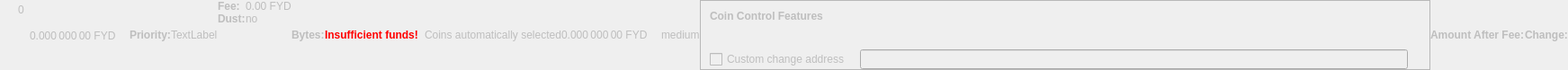
    <widget class="QWidget" name="dummyHideWidget" native="true">
     <property name="enabled">
      <bool>false</bool>
     </property>
     <property name="maximumSize">
      <size>
       <width>100</width>
       <height>22</height>
      </size>
     </property>
     <layout class="QHBoxLayout" name="dummyHideLayout">
      <property name="spacing">
       <number>0</number>
      </property>
      <property name="leftMargin">
       <number>0</number>
      </property>
      <property name="topMargin">
       <number>0</number>
      </property>
      <property name="rightMargin">
       <number>0</number>
      </property>
      <property name="bottomMargin">
       <number>0</number>
      </property>
      <item>
       <layout class="QFormLayout" name="formLayoutCoinControl1">
        <property name="horizontalSpacing">
         <number>10</number>
        </property>
        <property name="verticalSpacing">
         <number>14</number>
        </property>
        <property name="leftMargin">
         <number>10</number>
        </property>
        <property name="topMargin">
         <number>4</number>
        </property>
        <property name="rightMargin">
         <number>6</number>
        </property>
        <item row="0" column="1">
         <widget class="QLabel" name="labelCoinControlBytes">
          <property name="cursor">
           <cursorShape>IBeamCursor</cursorShape>
          </property>
          <property name="contextMenuPolicy">
           <enum>Qt::ActionsContextMenu</enum>
          </property>
          <property name="text">
           <string notr="true">0</string>
          </property>
          <property name="textInteractionFlags">
           <set>Qt::LinksAccessibleByMouse|Qt::TextSelectableByKeyboard|Qt::TextSelectableByMouse</set>
          </property>
         </widget>
        </item>
       </layout>
      </item>
      <item>
       <widget class="QLabel" name="labelCoinControlAfterFee">
        <property name="enabled">
         <bool>false</bool>
        </property>
        <property name="sizePolicy">
         <sizepolicy hsizetype="Fixed" vsizetype="Fixed">
          <horstretch>0</horstretch>
          <verstretch>0</verstretch>
         </sizepolicy>
        </property>
        <property name="minimumSize">
         <size>
          <width>111</width>
          <height>12</height>
         </size>
        </property>
        <property name="maximumSize">
         <size>
          <width>111</width>
          <height>12</height>
         </size>
        </property>
        <property name="cursor">
         <cursorShape>IBeamCursor</cursorShape>
        </property>
        <property name="contextMenuPolicy">
         <enum>Qt::ActionsContextMenu</enum>
        </property>
        <property name="text">
         <string notr="true">0.000 000 00 FYD</string>
        </property>
        <property name="textInteractionFlags">
         <set>Qt::LinksAccessibleByMouse|Qt::TextSelectableByKeyboard|Qt::TextSelectableByMouse</set>
        </property>
       </widget>
      </item>
      <item>
       <widget class="QLabel" name="labelCoinControlPriorityText">
        <property name="enabled">
         <bool>false</bool>
        </property>
        <property name="font">
         <font>
          <weight>75</weight>
          <bold>true</bold>
         </font>
        </property>
        <property name="text">
         <string>Priority:</string>
        </property>
       </widget>
      </item>
      <item>
       <layout class="QHBoxLayout" name="horizontalLayout">
        <item>
         <widget class="QLabel" name="WarningLabel">
          <property name="text">
           <string>TextLabel</string>
          </property>
         </widget>
        </item>
       </layout>
      </item>
      <item>
       <layout class="QFormLayout" name="formLayoutCoinControl3">
        <property name="horizontalSpacing">
         <number>0</number>
        </property>
        <property name="verticalSpacing">
         <number>0</number>
        </property>
        <property name="leftMargin">
         <number>0</number>
        </property>
        <property name="topMargin">
         <number>0</number>
        </property>
        <property name="rightMargin">
         <number>0</number>
        </property>
        <item row="0" column="0">
         <widget class="QLabel" name="labelCoinControlFeeText">
          <property name="enabled">
           <bool>false</bool>
          </property>
          <property name="font">
           <font>
            <weight>75</weight>
            <bold>true</bold>
           </font>
          </property>
          <property name="text">
           <string>Fee:</string>
          </property>
          <property name="margin">
           <number>0</number>
          </property>
         </widget>
        </item>
        <item row="0" column="1">
         <widget class="QLabel" name="labelCoinControlFee">
          <property name="enabled">
           <bool>false</bool>
          </property>
          <property name="cursor">
           <cursorShape>IBeamCursor</cursorShape>
          </property>
          <property name="contextMenuPolicy">
           <enum>Qt::ActionsContextMenu</enum>
          </property>
          <property name="text">
           <string notr="true">0.00 FYD</string>
          </property>
          <property name="textInteractionFlags">
           <set>Qt::LinksAccessibleByMouse|Qt::TextSelectableByKeyboard|Qt::TextSelectableByMouse</set>
          </property>
         </widget>
        </item>
        <item row="1" column="0">
         <widget class="QLabel" name="labelCoinControlLowOutputText">
          <property name="enabled">
           <bool>false</bool>
          </property>
          <property name="font">
           <font>
            <weight>75</weight>
            <bold>true</bold>
           </font>
          </property>
          <property name="text">
           <string>Dust:</string>
          </property>
         </widget>
        </item>
        <item row="1" column="1">
         <widget class="QLabel" name="labelCoinControlLowOutput">
          <property name="enabled">
           <bool>false</bool>
          </property>
          <property name="cursor">
           <cursorShape>IBeamCursor</cursorShape>
          </property>
          <property name="contextMenuPolicy">
           <enum>Qt::ActionsContextMenu</enum>
          </property>
          <property name="text">
           <string>no</string>
          </property>
          <property name="textInteractionFlags">
           <set>Qt::LinksAccessibleByMouse|Qt::TextSelectableByKeyboard|Qt::TextSelectableByMouse</set>
          </property>
         </widget>
        </item>
       </layout>
      </item>
      <item>
       <widget class="QLabel" name="labelCoinControlBytesText">
        <property name="enabled">
         <bool>false</bool>
        </property>
        <property name="font">
         <font>
          <weight>75</weight>
          <bold>true</bold>
         </font>
        </property>
        <property name="text">
         <string>Bytes:</string>
        </property>
       </widget>
      </item>
      <item>
       <layout class="QFormLayout" name="formLayoutCoinControl2">
        <property name="horizontalSpacing">
         <number>0</number>
        </property>
        <property name="verticalSpacing">
         <number>0</number>
        </property>
        <property name="leftMargin">
         <number>0</number>
        </property>
        <property name="topMargin">
         <number>0</number>
        </property>
        <property name="rightMargin">
         <number>0</number>
        </property>
       </layout>
      </item>
      <item>
       <layout class="QHBoxLayout" name="horizontalLayoutCoinControl2">
        <property name="spacing">
         <number>0</number>
        </property>
        <property name="bottomMargin">
         <number>0</number>
        </property>
       </layout>
      </item>
      <item>
       <widget class="QLabel" name="labelCoinControlInsuffFunds">
        <property name="enabled">
         <bool>false</bool>
        </property>
        <property name="minimumSize">
         <size>
          <width>0</width>
          <height>0</height>
         </size>
        </property>
        <property name="font">
         <font>
          <weight>75</weight>
          <bold>true</bold>
         </font>
        </property>
        <property name="styleSheet">
         <string notr="true">color:red;font-weight:bold;</string>
        </property>
        <property name="text">
         <string>Insufficient funds!</string>
        </property>
        <property name="margin">
         <number>5</number>
        </property>
       </widget>
      </item>
      <item>
       <layout class="QFormLayout" name="formLayoutCoinControl4">
        <property name="horizontalSpacing">
         <number>0</number>
        </property>
        <property name="verticalSpacing">
         <number>0</number>
        </property>
        <property name="leftMargin">
         <number>0</number>
        </property>
        <property name="topMargin">
         <number>0</number>
        </property>
        <property name="rightMargin">
         <number>0</number>
        </property>
       </layout>
      </item>
      <item>
       <widget class="QLabel" name="labelCoinControlChangeLabel">
        <property name="enabled">
         <bool>false</bool>
        </property>
        <property name="sizePolicy">
         <sizepolicy hsizetype="Preferred" vsizetype="Expanding">
          <horstretch>0</horstretch>
          <verstretch>0</verstretch>
         </sizepolicy>
        </property>
        <property name="minimumSize">
         <size>
          <width>0</width>
          <height>0</height>
         </size>
        </property>
        <property name="text">
         <string/>
        </property>
        <property name="margin">
         <number>3</number>
        </property>
       </widget>
      </item>
      <item>
       <widget class="QLabel" name="labelCoinControlAutomaticallySelected">
        <property name="enabled">
         <bool>false</bool>
        </property>
        <property name="sizePolicy">
         <sizepolicy hsizetype="Fixed" vsizetype="Fixed">
          <horstretch>0</horstretch>
          <verstretch>0</verstretch>
         </sizepolicy>
        </property>
        <property name="minimumSize">
         <size>
          <width>0</width>
          <height>0</height>
         </size>
        </property>
        <property name="maximumSize">
         <size>
          <width>240</width>
          <height>16777215</height>
         </size>
        </property>
        <property name="text">
         <string>Coins automatically selected</string>
        </property>
        <property name="margin">
         <number>5</number>
        </property>
       </widget>
      </item>
      <item>
       <widget class="QLabel" name="labelCoinControlChange">
        <property name="enabled">
         <bool>false</bool>
        </property>
        <property name="sizePolicy">
         <sizepolicy hsizetype="Fixed" vsizetype="Fixed">
          <horstretch>0</horstretch>
          <verstretch>0</verstretch>
         </sizepolicy>
        </property>
        <property name="minimumSize">
         <size>
          <width>111</width>
          <height>0</height>
         </size>
        </property>
        <property name="maximumSize">
         <size>
          <width>111</width>
          <height>16777215</height>
         </size>
        </property>
        <property name="cursor">
         <cursorShape>IBeamCursor</cursorShape>
        </property>
        <property name="contextMenuPolicy">
         <enum>Qt::ActionsContextMenu</enum>
        </property>
        <property name="text">
         <string notr="true">0.000 000 00 FYD</string>
        </property>
        <property name="textInteractionFlags">
         <set>Qt::LinksAccessibleByMouse|Qt::TextSelectableByKeyboard|Qt::TextSelectableByMouse</set>
        </property>
       </widget>
      </item>
      <item>
       <widget class="QLabel" name="labelCoinControlPriority">
        <property name="enabled">
         <bool>false</bool>
        </property>
        <property name="cursor">
         <cursorShape>IBeamCursor</cursorShape>
        </property>
        <property name="contextMenuPolicy">
         <enum>Qt::ActionsContextMenu</enum>
        </property>
        <property name="text">
         <string>medium</string>
        </property>
        <property name="textInteractionFlags">
         <set>Qt::LinksAccessibleByMouse|Qt::TextSelectableByKeyboard|Qt::TextSelectableByMouse</set>
        </property>
       </widget>
      </item>
      <item>
       <widget class="QFrame" name="frameCoinControl">
        <property name="sizePolicy">
         <sizepolicy hsizetype="Expanding" vsizetype="Expanding">
          <horstretch>0</horstretch>
          <verstretch>0</verstretch>
         </sizepolicy>
        </property>
        <property name="maximumSize">
         <size>
          <width>16777215</width>
          <height>16777215</height>
         </size>
        </property>
        <property name="frameShape">
         <enum>QFrame::StyledPanel</enum>
        </property>
        <property name="frameShadow">
         <enum>QFrame::Sunken</enum>
        </property>
        <layout class="QVBoxLayout" name="verticalLayoutCoinControl2_2">
         <property name="spacing">
          <number>0</number>
         </property>
         <property name="leftMargin">
          <number>0</number>
         </property>
         <property name="topMargin">
          <number>0</number>
         </property>
         <property name="rightMargin">
          <number>0</number>
         </property>
         <property name="bottomMargin">
          <number>0</number>
         </property>
         <item>
          <layout class="QVBoxLayout" name="verticalLayoutCoinControl" stretch="0,0,0,1">
           <property name="spacing">
            <number>0</number>
           </property>
           <property name="leftMargin">
            <number>10</number>
           </property>
           <property name="topMargin">
            <number>10</number>
           </property>
           <item>
            <layout class="QHBoxLayout" name="horizontalLayoutCoinControl1">
             <property name="bottomMargin">
              <number>15</number>
             </property>
             <item>
              <widget class="QLabel" name="labelCoinControlFeatures">
               <property name="enabled">
                <bool>false</bool>
               </property>
               <property name="sizePolicy">
                <sizepolicy hsizetype="Preferred" vsizetype="Maximum">
                 <horstretch>0</horstretch>
                 <verstretch>0</verstretch>
                </sizepolicy>
               </property>
               <property name="font">
                <font>
                 <weight>75</weight>
                 <bold>true</bold>
                </font>
               </property>
               <property name="styleSheet">
                <string notr="true">font-weight:bold;</string>
               </property>
               <property name="text">
                <string>Coin Control Features</string>
               </property>
              </widget>
             </item>
            </layout>
           </item>
           <item>
            <widget class="QWidget" name="widgetCoinControl" native="true">
             <property name="sizePolicy">
              <sizepolicy hsizetype="Preferred" vsizetype="Preferred">
               <horstretch>0</horstretch>
               <verstretch>0</verstretch>
              </sizepolicy>
             </property>
             <property name="minimumSize">
              <size>
               <width>0</width>
               <height>0</height>
              </size>
             </property>
             <property name="styleSheet">
              <string notr="true"/>
             </property>
             <layout class="QHBoxLayout" name="horizontalLayoutCoinControl5_2">
              <property name="leftMargin">
               <number>0</number>
              </property>
              <property name="topMargin">
               <number>0</number>
              </property>
              <property name="rightMargin">
               <number>0</number>
              </property>
              <property name="bottomMargin">
               <number>0</number>
              </property>
              <item>
               <layout class="QHBoxLayout" name="horizontalLayoutCoinControl3">
                <property name="spacing">
                 <number>20</number>
                </property>
                <property name="topMargin">
                 <number>0</number>
                </property>
                <property name="bottomMargin">
                 <number>10</number>
                </property>
               </layout>
              </item>
             </layout>
            </widget>
           </item>
           <item>
            <layout class="QHBoxLayout" name="horizontalLayoutCoinControl4" stretch="0,0,0">
             <property name="spacing">
              <number>12</number>
             </property>
             <property name="sizeConstraint">
              <enum>QLayout::SetDefaultConstraint</enum>
             </property>
             <property name="topMargin">
              <number>5</number>
             </property>
             <property name="rightMargin">
              <number>5</number>
             </property>
             <item>
              <widget class="QCheckBox" name="checkBoxCoinControlChange">
               <property name="enabled">
                <bool>false</bool>
               </property>
               <property name="toolTip">
                <string>If this is activated, but the change address is empty or invalid, change will be sent to a newly generated address.</string>
               </property>
               <property name="text">
                <string>Custom change address</string>
               </property>
              </widget>
             </item>
             <item>
              <widget class="QValidatedLineEdit" name="lineEditCoinControlChange">
               <property name="enabled">
                <bool>false</bool>
               </property>
               <property name="sizePolicy">
                <sizepolicy hsizetype="Expanding" vsizetype="Fixed">
                 <horstretch>0</horstretch>
                 <verstretch>0</verstretch>
                </sizepolicy>
               </property>
              </widget>
             </item>
             <item>
              <widget class="QLabel" name="labelCoinControlChangeLabel_2">
               <property name="sizePolicy">
                <sizepolicy hsizetype="Preferred" vsizetype="Expanding">
                 <horstretch>0</horstretch>
                 <verstretch>0</verstretch>
                </sizepolicy>
               </property>
               <property name="minimumSize">
                <size>
                 <width>0</width>
                 <height>0</height>
                </size>
               </property>
               <property name="text">
                <string/>
               </property>
               <property name="margin">
                <number>3</number>
               </property>
              </widget>
             </item>
            </layout>
           </item>
           <item>
            <spacer name="verticalSpacerCoinControl">
             <property name="orientation">
              <enum>Qt::Vertical</enum>
             </property>
             <property name="sizeHint" stdset="0">
              <size>
               <width>800</width>
               <height>1</height>
              </size>
             </property>
            </spacer>
           </item>
          </layout>
         </item>
        </layout>
       </widget>
      </item>
      <item>
       <widget class="QLabel" name="labelCoinControlAfterFeeText">
        <property name="enabled">
         <bool>false</bool>
        </property>
        <property name="minimumSize">
         <size>
          <width>0</width>
          <height>0</height>
         </size>
        </property>
        <property name="maximumSize">
         <size>
          <width>16777215</width>
          <height>16777215</height>
         </size>
        </property>
        <property name="font">
         <font>
          <weight>75</weight>
          <bold>true</bold>
         </font>
        </property>
        <property name="text">
         <string>Amount After Fee:</string>
        </property>
        <property name="alignment">
         <set>Qt::AlignLeading|Qt::AlignLeft|Qt::AlignVCenter</set>
        </property>
        <property name="margin">
         <number>0</number>
        </property>
       </widget>
      </item>
      <item>
       <widget class="QLabel" name="labelCoinControlChangeText">
        <property name="enabled">
         <bool>false</bool>
        </property>
        <property name="sizePolicy">
         <sizepolicy hsizetype="Preferred" vsizetype="Preferred">
          <horstretch>0</horstretch>
          <verstretch>0</verstretch>
         </sizepolicy>
        </property>
        <property name="minimumSize">
         <size>
          <width>0</width>
          <height>0</height>
         </size>
        </property>
        <property name="maximumSize">
         <size>
          <width>16777215</width>
          <height>16777215</height>
         </size>
        </property>
        <property name="font">
         <font>
          <weight>75</weight>
          <bold>true</bold>
         </font>
        </property>
        <property name="text">
         <string>Change:</string>
        </property>
        <property name="alignment">
         <set>Qt::AlignLeading|Qt::AlignLeft|Qt::AlignVCenter</set>
        </property>
       </widget>
      </item>
     </layout>
    </widget>
